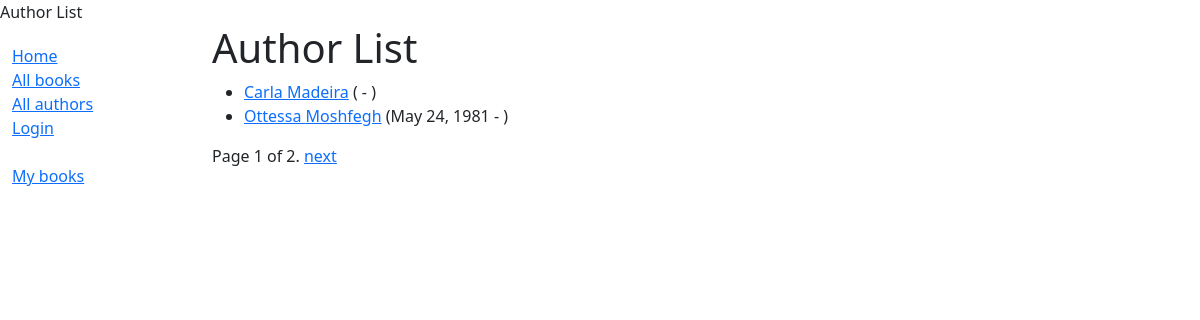
/authors/, run on an earlier commit of the app's database.
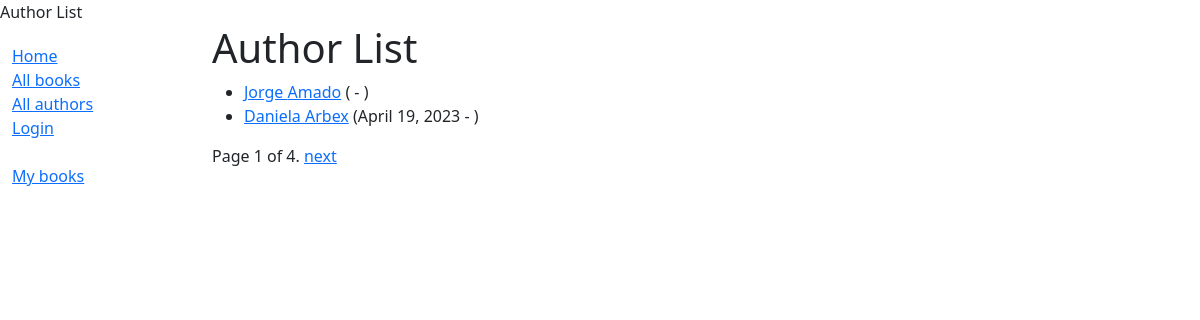
And on a later commit of the database.
### catalog/models.py (models this page shows, shortened)
class Author(models.Model):
    first_name = models.CharField(max_length=100)
    last_name = models.CharField(max_length=100)
    date_of_birth = models.DateField(null=True, blank=True)
    date_of_death = models.DateField('Died', null=True, blank=True)
    class Meta:
        ordering=['last_name', 'first_name']
    def get_absolute_url(self):
        return reverse('authors_detail', args=[str(self.id)])

### catalog/views.py (the view)
# urls.py: path('authors/', views.AuthorListView.as_view(), name='authors'),
class AuthorListView(generic.ListView):
    model: Author
    paginate_by = 2
    queryset = Author.objects.all()
    context_object_name = 'author_list'

### catalog/templates/catalog/author_list.html (shortened to what this page needs)
{% extends "base.html" %}
{% block content %}
    <h1>Author List</h1>
    {% if author_list %}
        <ul>
            {% for author in author_list %}
                <li>
                    <a href="{{ author.get_absolute_url }}">{{ author.first_name }} {{ author.last_name }}</a>
                    ({% if author.date_of_birth %}{{ author.date_of_birth }}{% endif %} - {% if author.date_of_death %}{{author.date_of_death}}{% endif %})
                </li>
            {% endfor %}
        </ul>
    {% else %}
        <p>There is no author registered</p>
    {% endif %}
{% endblock %}

What changed in the data, as far as the page shows it:
no longer on this page (row unchanged): Author: first_name "Carla", last_name "Madeira"
no longer on this page (row unchanged): Author: first_name "Ottessa", last_name "Moshfegh", date_of_birth "May 24, 1981"
added Author: first_name "Jorge", last_name "Amado"
added Author: first_name "Daniela", last_name "Arbex", date_of_birth "April 19, 2023"
Also different on the page:
{{ page_obj.paginator.num_pages }}: "2" → "4"
